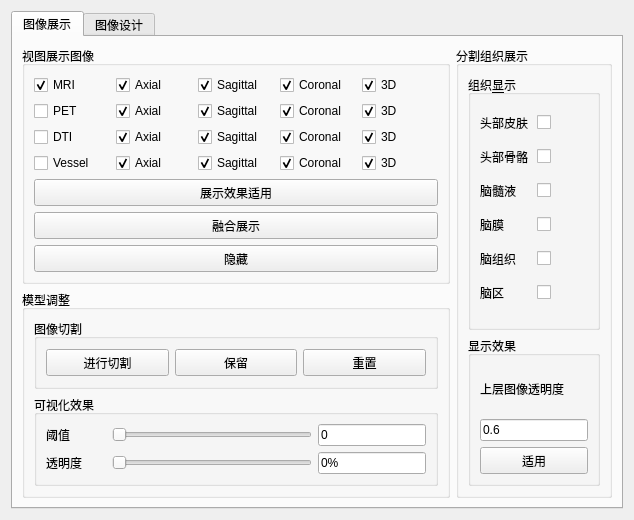
     <widget class="QWidget" name="tab_2">
      <attribute name="title">
       <string>图像展示</string>
      </attribute>
      <layout class="QHBoxLayout" name="horizontalLayout_30">
       <item>
        <widget class="QTabWidget" name="tabWidget_3">
         <property name="currentIndex">
          <number>0</number>
         </property>
         <widget class="QWidget" name="tab_10">
          <attribute name="title">
           <string>图像展示</string>
          </attribute>
          <layout class="QGridLayout" name="gridLayout_3">
           <item row="0" column="0">
            <widget class="QGroupBox" name="groupBox_Visualization">
             <property name="maximumSize">
              <size>
               <width>500</width>
               <height>16777215</height>
              </size>
             </property>
             <property name="title">
              <string>视图展示图像</string>
             </property>
             <layout class="QGridLayout" name="gridLayout_6">
              <item row="0" column="3">
               <widget class="QCheckBox" name="checkBox_MRI_Cor">
                <property name="text">
                 <string>Coronal</string>
                </property>
                <property name="checked">
                 <bool>true</bool>
                </property>
               </widget>
              </item>
              <item row="1" column="2">
               <widget class="QCheckBox" name="checkBox_PET_Sag">
                <property name="text">
                 <string>Sagittal</string>
                </property>
                <property name="checked">
                 <bool>true</bool>
                </property>
               </widget>
              </item>
              <item row="3" column="1">
               <widget class="QCheckBox" name="checkBox_Vessel_Axial">
                <property name="text">
                 <string>Axial</string>
                </property>
                <property name="checked">
                 <bool>true</bool>
                </property>
               </widget>
              </item>
              <item row="3" column="3">
               <widget class="QCheckBox" name="checkBox_Vessel_Cor">
                <property name="text">
                 <string>Coronal</string>
                </property>
                <property name="checked">
                 <bool>true</bool>
                </property>
               </widget>
              </item>
              <item row="3" column="2">
               <widget class="QCheckBox" name="checkBox_Vessel_Sag">
                <property name="text">
                 <string>Sagittal</string>
                </property>
                <property name="checked">
                 <bool>true</bool>
                </property>
               </widget>
              </item>
              <item row="0" column="1">
               <widget class="QCheckBox" name="checkBox_MRI_Axial">
                <property name="text">
                 <string>Axial</string>
                </property>
                <property name="checked">
                 <bool>true</bool>
                </property>
               </widget>
              </item>
              <item row="0" column="2">
               <widget class="QCheckBox" name="checkBox_MRI_Sag">
                <property name="text">
                 <string>Sagittal</string>
                </property>
                <property name="checked">
                 <bool>true</bool>
                </property>
               </widget>
              </item>
              <item row="3" column="0">
               <widget class="QCheckBox" name="checkBox_Vessel_Visulize">
                <property name="text">
                 <string>Vessel</string>
                </property>
                <property name="autoExclusive">
                 <bool>false</bool>
                </property>
               </widget>
              </item>
              <item row="1" column="3">
               <widget class="QCheckBox" name="checkBox_PET_Cor">
                <property name="text">
                 <string>Coronal</string>
                </property>
                <property name="checked">
                 <bool>true</bool>
                </property>
               </widget>
              </item>
              <item row="2" column="2">
               <widget class="QCheckBox" name="checkBox_DTI_Sag">
                <property name="text">
                 <string>Sagittal</string>
                </property>
                <property name="checked">
                 <bool>true</bool>
                </property>
               </widget>
              </item>
              <item row="1" column="1">
               <widget class="QCheckBox" name="checkBox_PET_Axial">
                <property name="text">
                 <string>Axial</string>
                </property>
                <property name="checked">
                 <bool>true</bool>
                </property>
               </widget>
              </item>
              <item row="1" column="0">
               <widget class="QCheckBox" name="checkBox_PET_Visulize">
                <property name="text">
                 <string>PET</string>
                </property>
                <property name="autoExclusive">
                 <bool>false</bool>
                </property>
               </widget>
              </item>
              <item row="2" column="1">
               <widget class="QCheckBox" name="checkBox_DTI_Axial">
                <property name="text">
                 <string>Axial</string>
                </property>
                <property name="checked">
                 <bool>true</bool>
                </property>
               </widget>
              </item>
              <item row="0" column="0">
               <widget class="QCheckBox" name="checkBox_MRI_Visulize">
                <property name="text">
                 <string>MRI</string>
                </property>
                <property name="checked">
                 <bool>true</bool>
                </property>
                <property name="autoExclusive">
                 <bool>false</bool>
                </property>
               </widget>
              </item>
              <item row="2" column="0">
               <widget class="QCheckBox" name="checkBox_DTI_Visulize">
                <property name="text">
                 <string>DTI</string>
                </property>
                <property name="autoExclusive">
                 <bool>false</bool>
                </property>
               </widget>
              </item>
              <item row="2" column="3">
               <widget class="QCheckBox" name="checkBox_DTI_Cor">
                <property name="text">
                 <string>Coronal</string>
                </property>
                <property name="checked">
                 <bool>true</bool>
                </property>
               </widget>
              </item>
              <item row="0" column="4">
               <widget class="QCheckBox" name="checkBox_MRI_3D">
                <property name="text">
                 <string>3D</string>
                </property>
                <property name="checked">
                 <bool>true</bool>
                </property>
               </widget>
              </item>
              <item row="1" column="4">
               <widget class="QCheckBox" name="checkBox_PET_3D">
                <property name="text">
                 <string>3D</string>
                </property>
                <property name="checked">
                 <bool>true</bool>
                </property>
               </widget>
              </item>
              <item row="2" column="4">
               <widget class="QCheckBox" name="checkBox_DTI_3D">
                <property name="text">
                 <string>3D</string>
                </property>
                <property name="checked">
                 <bool>true</bool>
                </property>
               </widget>
              </item>
              <item row="3" column="4">
               <widget class="QCheckBox" name="checkBox_Vessel_3D">
                <property name="text">
                 <string>3D</string>
                </property>
                <property name="checked">
                 <bool>true</bool>
                </property>
               </widget>
              </item>
              <item row="4" column="0" colspan="5">
               <widget class="QPushButton" name="pushButton_ApplyVisulize">
                <property name="minimumSize">
                 <size>
                  <width>100</width>
                  <height>27</height>
                 </size>
                </property>
                <property name="text">
                 <string>展示效果适用</string>
                </property>
               </widget>
              </item>
              <item row="5" column="0" colspan="5">
               <widget class="QPushButton" name="pushButton_showFusionImage">
                <property name="minimumSize">
                 <size>
                  <width>0</width>
                  <height>27</height>
                 </size>
                </property>
                <property name="text">
                 <string>融合展示</string>
                </property>
               </widget>
              </item>
              <item row="6" column="0" colspan="5">
               <widget class="QPushButton" name="pushButton_unshow">
                <property name="minimumSize">
                 <size>
                  <width>0</width>
                  <height>27</height>
                 </size>
                </property>
                <property name="text">
                 <string>隐藏</string>
                </property>
               </widget>
              </item>
             </layout>
            </widget>
           </item>
           <item row="1" column="0">
            <widget class="QGroupBox" name="groupBox_16">
             <property name="maximumSize">
              <size>
               <width>500</width>
               <height>16777215</height>
              </size>
             </property>
             <property name="title">
              <string>模型调整</string>
             </property>
             <layout class="QVBoxLayout" name="verticalLayout_10">
              <item>
               <widget class="QGroupBox" name="groupBox_18">
                <property name="title">
                 <string>图像切割</string>
                </property>
                <layout class="QHBoxLayout" name="horizontalLayout">
                 <item>
                  <widget class="QPushButton" name="pushButton_startImageCut">
                   <property name="minimumSize">
                    <size>
                     <width>0</width>
                     <height>27</height>
                    </size>
                   </property>
                   <property name="text">
                    <string>进行切割</string>
                   </property>
                  </widget>
                 </item>
                 <item>
                  <widget class="QPushButton" name="pushButton_saveCurrentCut">
                   <property name="minimumSize">
                    <size>
                     <width>0</width>
                     <height>27</height>
                    </size>
                   </property>
                   <property name="text">
                    <string>保留</string>
                   </property>
                  </widget>
                 </item>
                 <item>
                  <widget class="QPushButton" name="pushButton_resetCurrentCut">
                   <property name="minimumSize">
                    <size>
                     <width>0</width>
                     <height>27</height>
                    </size>
                   </property>
                   <property name="text">
                    <string>重置</string>
                   </property>
                  </widget>
                 </item>
                </layout>
               </widget>
              </item>
              <item>
               <widget class="QGroupBox" name="groupBox_20">
                <property name="title">
                 <string>可视化效果</string>
                </property>
                <layout class="QGridLayout" name="gridLayout_7">
                 <item row="0" column="0">
                  <widget class="QLabel" name="label_15">
                   <property name="minimumSize">
                    <size>
                     <width>60</width>
                     <height>0</height>
                    </size>
                   </property>
                   <property name="maximumSize">
                    <size>
                     <width>50</width>
                     <height>16777215</height>
                    </size>
                   </property>
                   <property name="text">
                    <string>阈值</string>
                   </property>
                  </widget>
                 </item>
                 <item row="0" column="1">
                  <widget class="QSlider" name="horizontalSlider_visulizetionThreshold">
                   <property name="minimumSize">
                    <size>
                     <width>200</width>
                     <height>0</height>
                    </size>
                   </property>
                   <property name="orientation">
                    <enum>Qt::Horizontal</enum>
                   </property>
                  </widget>
                 </item>
                 <item row="0" column="3">
                  <widget class="QLineEdit" name="lineEdit_visulizetionThreshold">
                   <property name="text">
                    <string>0</string>
                   </property>
                  </widget>
                 </item>
                 <item row="1" column="1">
                  <widget class="QSlider" name="horizontalSlider_visulizetionOpcity">
                   <property name="minimumSize">
                    <size>
                     <width>200</width>
                     <height>0</height>
                    </size>
                   </property>
                   <property name="orientation">
                    <enum>Qt::Horizontal</enum>
                   </property>
                  </widget>
                 </item>
                 <item row="1" column="0">
                  <widget class="QLabel" name="label_16">
                   <property name="minimumSize">
                    <size>
                     <width>60</width>
                     <height>0</height>
                    </size>
                   </property>
                   <property name="maximumSize">
                    <size>
                     <width>50</width>
                     <height>16777215</height>
                    </size>
                   </property>
                   <property name="text">
                    <string>透明度</string>
                   </property>
                  </widget>
                 </item>
                 <item row="1" column="3">
                  <widget class="QLineEdit" name="lineEdit_visulizetionOpcity">
                   <property name="text">
                    <string>0%</string>
                   </property>
                  </widget>
                 </item>
                </layout>
               </widget>
              </item>
             </layout>
            </widget>
           </item>
           <item row="0" column="1" rowspan="2">
            <widget class="QGroupBox" name="groupBox_13">
             <property name="title">
              <string>分割组织展示</string>
             </property>
             <layout class="QVBoxLayout" name="verticalLayout_21">
              <item>
               <widget class="QGroupBox" name="groupBox_14">
                <property name="title">
                 <string>组织&amp;显示</string>
                </property>
                <layout class="QGridLayout" name="gridLayout_20">
                 <item row="0" column="0">
                  <widget class="QLabel" name="label_77">
                   <property name="text">
                    <string>头部皮肤</string>
                   </property>
                  </widget>
                 </item>
                 <item row="0" column="1">
                  <widget class="QCheckBox" name="checkBox_4">
                   <property name="text">
                    <string/>
                   </property>
                  </widget>
                 </item>
                 <item row="1" column="0">
                  <widget class="QLabel" name="label_79">
                   <property name="text">
                    <string>头部骨骼</string>
                   </property>
                  </widget>
                 </item>
                 <item row="1" column="1">
                  <widget class="QCheckBox" name="checkBox_5">
                   <property name="text">
                    <string/>
                   </property>
                  </widget>
                 </item>
                 <item row="2" column="0">
                  <widget class="QLabel" name="label_81">
                   <property name="text">
                    <string>脑髓液</string>
                   </property>
                  </widget>
                 </item>
                 <item row="2" column="1">
                  <widget class="QCheckBox" name="checkBox_6">
                   <property name="text">
                    <string/>
                   </property>
                  </widget>
                 </item>
                 <item row="3" column="0">
                  <widget class="QLabel" name="label_82">
                   <property name="text">
                    <string>脑膜</string>
                   </property>
                  </widget>
                 </item>
                 <item row="3" column="1">
                  <widget class="QCheckBox" name="checkBox_8">
                   <property name="text">
                    <string/>
                   </property>
                  </widget>
                 </item>
                 <item row="4" column="0">
                  <widget class="QLabel" name="label_83">
                   <property name="text">
                    <string>脑组织</string>
                   </property>
                  </widget>
                 </item>
                 <item row="4" column="1">
                  <widget class="QCheckBox" name="checkBox_9">
                   <property name="text">
                    <string/>
                   </property>
                  </widget>
                 </item>
                 <item row="5" column="0">
                  <widget class="QLabel" name="label_84">
                   <property name="text">
                    <string>脑区</string>
                   </property>
                  </widget>
                 </item>
                 <item row="5" column="1">
                  <widget class="QCheckBox" name="checkBox_10">
                   <property name="text">
                    <string/>
                   </property>
                  </widget>
                 </item>
                </layout>
               </widget>
              </item>
              <item>
               <widget class="QGroupBox" name="groupBox_42">
                <property name="maximumSize">
                 <size>
                  <width>16777215</width>
                  <height>150</height>
                 </size>
                </property>
                <property name="title">
                 <string>显示效果</string>
                </property>
                <layout class="QVBoxLayout" name="verticalLayout_23">
                 <item>
                  <widget class="QLabel" name="label_86">
                   <property name="text">
                    <string>上层图像透明度</string>
                   </property>
                  </widget>
                 </item>
                 <item>
                  <widget class="QLineEdit" name="lineEdit_Opcity_3">
                   <property name="text">
                    <string>0.6</string>
                   </property>
                  </widget>
                 </item>
                 <item>
                  <widget class="QPushButton" name="pushButton_ApplyOpicity_3">
                   <property name="minimumSize">
                    <size>
                     <width>0</width>
                     <height>27</height>
                    </size>
                   </property>
                   <property name="text">
                    <string>适用</string>
                   </property>
                  </widget>
                 </item>
                </layout>
               </widget>
              </item>
             </layout>
            </widget>
           </item>
          </layout>
         </widget>
         <widget class="QWidget" name="tab_11">
          <attribute name="title">
           <string>图像设计</string>
          </attribute>
         </widget>
        </widget>
       </item>
      </layout>
     </widget>
